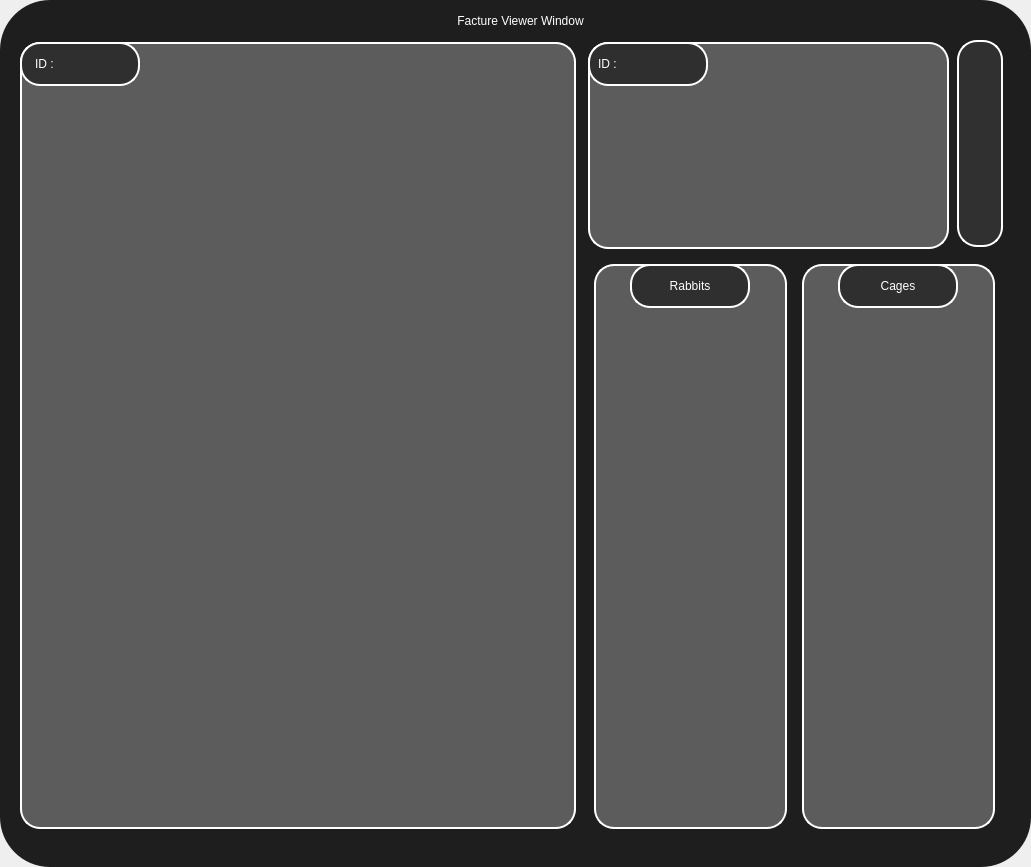
<?xml version="1.0" encoding="UTF-8"?>
<ui version="4.0">
 <class>Facture_View_Main</class>
 <widget class="QDialog" name="Facture_View_Main">
  <property name="geometry">
   <rect>
    <x>0</x>
    <y>0</y>
    <width>1031</width>
    <height>867</height>
   </rect>
  </property>
  <property name="minimumSize">
   <size>
    <width>1031</width>
    <height>867</height>
   </size>
  </property>
  <property name="maximumSize">
   <size>
    <width>1031</width>
    <height>867</height>
   </size>
  </property>
  <property name="windowTitle">
   <string>Dialog</string>
  </property>
  <property name="styleSheet">
   <string notr="true"/>
  </property>
  <widget class="QFrame" name="Infos_Frame">
   <property name="enabled">
    <bool>true</bool>
   </property>
   <property name="geometry">
    <rect>
     <x>588</x>
     <y>42</y>
     <width>361</width>
     <height>207</height>
    </rect>
   </property>
   <property name="minimumSize">
    <size>
     <width>361</width>
     <height>207</height>
    </size>
   </property>
   <property name="maximumSize">
    <size>
     <width>361</width>
     <height>207</height>
    </size>
   </property>
   <property name="styleSheet">
    <string notr="true">QWidget{
	background-color: #5C5C5C;
	color: rgb(255, 255, 255);
	font: 75 18pt &quot;Acme&quot;;
	border: 2px solid #ffffff;
	border-style: outset;
    	border-radius: 20px;
}</string>
   </property>
   <property name="frameShape">
    <enum>QFrame::StyledPanel</enum>
   </property>
   <property name="frameShadow">
    <enum>QFrame::Raised</enum>
   </property>
   <widget class="QLabel" name="Customer_Name_Label">
    <property name="geometry">
     <rect>
      <x>50</x>
      <y>51</y>
      <width>301</width>
      <height>21</height>
     </rect>
    </property>
    <property name="minimumSize">
     <size>
      <width>301</width>
      <height>21</height>
     </size>
    </property>
    <property name="maximumSize">
     <size>
      <width>301</width>
      <height>21</height>
     </size>
    </property>
    <property name="styleSheet">
     <string notr="true">border: none;
background-color: rgba(0, 0, 0, 0);
color: rgb(255, 255, 255);
font: 75 15pt &quot;Acme&quot;;</string>
    </property>
    <property name="text">
     <string/>
    </property>
   </widget>
   <widget class="QLabel" name="Customer_Phone_Label">
    <property name="geometry">
     <rect>
      <x>50</x>
      <y>86</y>
      <width>301</width>
      <height>21</height>
     </rect>
    </property>
    <property name="minimumSize">
     <size>
      <width>301</width>
      <height>21</height>
     </size>
    </property>
    <property name="maximumSize">
     <size>
      <width>301</width>
      <height>21</height>
     </size>
    </property>
    <property name="styleSheet">
     <string notr="true">QLabel {
border: none;
background-color: rgba(0, 0, 0, 0);
color: rgb(255, 255, 255);
font: 75 15pt &quot;Acme&quot;;
}</string>
    </property>
    <property name="text">
     <string/>
    </property>
   </widget>
   <widget class="QLabel" name="Customer_Gender_Label">
    <property name="geometry">
     <rect>
      <x>50</x>
      <y>121</y>
      <width>301</width>
      <height>21</height>
     </rect>
    </property>
    <property name="minimumSize">
     <size>
      <width>301</width>
      <height>21</height>
     </size>
    </property>
    <property name="maximumSize">
     <size>
      <width>301</width>
      <height>21</height>
     </size>
    </property>
    <property name="styleSheet">
     <string notr="true">QLabel {
border: none;
background-color: rgba(0, 0, 0, 0);
color: rgb(255, 255, 255);
font: 75 15pt &quot;Acme&quot;;
}</string>
    </property>
    <property name="text">
     <string/>
    </property>
   </widget>
   <widget class="QLabel" name="Customer_Address_Label">
    <property name="geometry">
     <rect>
      <x>50</x>
      <y>159</y>
      <width>301</width>
      <height>21</height>
     </rect>
    </property>
    <property name="minimumSize">
     <size>
      <width>301</width>
      <height>21</height>
     </size>
    </property>
    <property name="maximumSize">
     <size>
      <width>230</width>
      <height>21</height>
     </size>
    </property>
    <property name="styleSheet">
     <string notr="true">QLabel {
border: none;
background-color: rgba(0, 0, 0, 0);
color: rgb(255, 255, 255);
font: 75 15pt &quot;Acme&quot;;
}</string>
    </property>
    <property name="text">
     <string/>
    </property>
    <property name="scaledContents">
     <bool>true</bool>
    </property>
    <property name="wordWrap">
     <bool>false</bool>
    </property>
   </widget>
   <widget class="QLabel" name="Customer_Name_Icon">
    <property name="geometry">
     <rect>
      <x>20</x>
      <y>51</y>
      <width>21</width>
      <height>21</height>
     </rect>
    </property>
    <property name="minimumSize">
     <size>
      <width>21</width>
      <height>21</height>
     </size>
    </property>
    <property name="maximumSize">
     <size>
      <width>21</width>
      <height>21</height>
     </size>
    </property>
    <property name="styleSheet">
     <string notr="true">border: none;
background-color: rgba(0, 0, 0, 0);
color: rgb(255, 255, 255);
font: 75 18pt &quot;Acme&quot;;</string>
    </property>
    <property name="text">
     <string/>
    </property>
    <property name="pixmap">
     <pixmap resource="resources.qrc">:/Icons/Customer_Whitre.png</pixmap>
    </property>
    <property name="scaledContents">
     <bool>true</bool>
    </property>
    <property name="alignment">
     <set>Qt::AlignCenter</set>
    </property>
    <property name="wordWrap">
     <bool>false</bool>
    </property>
   </widget>
   <widget class="QLabel" name="Customer_Phone_Icon">
    <property name="geometry">
     <rect>
      <x>20</x>
      <y>86</y>
      <width>21</width>
      <height>21</height>
     </rect>
    </property>
    <property name="minimumSize">
     <size>
      <width>21</width>
      <height>21</height>
     </size>
    </property>
    <property name="maximumSize">
     <size>
      <width>21</width>
      <height>21</height>
     </size>
    </property>
    <property name="styleSheet">
     <string notr="true">border: none;
background-color: rgba(0, 0, 0, 0);
color: rgb(255, 255, 255);
font: 75 18pt &quot;Acme&quot;;</string>
    </property>
    <property name="text">
     <string/>
    </property>
    <property name="pixmap">
     <pixmap resource="resources.qrc">:/Icons/Phone_White.png</pixmap>
    </property>
    <property name="scaledContents">
     <bool>true</bool>
    </property>
    <property name="alignment">
     <set>Qt::AlignCenter</set>
    </property>
   </widget>
   <widget class="QLabel" name="Customer_Gender_Icon">
    <property name="geometry">
     <rect>
      <x>20</x>
      <y>121</y>
      <width>21</width>
      <height>21</height>
     </rect>
    </property>
    <property name="minimumSize">
     <size>
      <width>21</width>
      <height>21</height>
     </size>
    </property>
    <property name="maximumSize">
     <size>
      <width>21</width>
      <height>21</height>
     </size>
    </property>
    <property name="styleSheet">
     <string notr="true">border: none;
background-color: rgba(0, 0, 0, 0);
color: rgb(255, 255, 255);
font: 75 18pt &quot;Acme&quot;;</string>
    </property>
    <property name="text">
     <string/>
    </property>
    <property name="pixmap">
     <pixmap resource="resources.qrc">:/Icons/Gender_White.png</pixmap>
    </property>
    <property name="scaledContents">
     <bool>true</bool>
    </property>
    <property name="alignment">
     <set>Qt::AlignCenter</set>
    </property>
   </widget>
   <widget class="QLabel" name="Customer_Address_Icon">
    <property name="geometry">
     <rect>
      <x>20</x>
      <y>159</y>
      <width>21</width>
      <height>21</height>
     </rect>
    </property>
    <property name="minimumSize">
     <size>
      <width>21</width>
      <height>21</height>
     </size>
    </property>
    <property name="maximumSize">
     <size>
      <width>21</width>
      <height>21</height>
     </size>
    </property>
    <property name="styleSheet">
     <string notr="true">border: none;
background-color: rgba(0, 0, 0, 0);
color: rgb(255, 255, 255);
font: 75 18pt &quot;Acme&quot;;</string>
    </property>
    <property name="text">
     <string/>
    </property>
    <property name="pixmap">
     <pixmap resource="resources.qrc">:/Icons/Address_White.png</pixmap>
    </property>
    <property name="scaledContents">
     <bool>true</bool>
    </property>
    <property name="alignment">
     <set>Qt::AlignCenter</set>
    </property>
   </widget>
   <widget class="QFrame" name="Customer_ID_Frame">
    <property name="enabled">
     <bool>true</bool>
    </property>
    <property name="geometry">
     <rect>
      <x>0</x>
      <y>0</y>
      <width>120</width>
      <height>44</height>
     </rect>
    </property>
    <property name="minimumSize">
     <size>
      <width>120</width>
      <height>44</height>
     </size>
    </property>
    <property name="maximumSize">
     <size>
      <width>120</width>
      <height>44</height>
     </size>
    </property>
    <property name="styleSheet">
     <string notr="true">QWidget{
	background-color: #2F2F2F;
	color: rgb(255, 255, 255);
	border: 2px solid #ffffff;
	border-style: outset;
    	border-radius: 20px;
}</string>
    </property>
    <property name="frameShape">
     <enum>QFrame::StyledPanel</enum>
    </property>
    <property name="frameShadow">
     <enum>QFrame::Raised</enum>
    </property>
    <widget class="QLabel" name="Customer_ID_Label">
     <property name="geometry">
      <rect>
       <x>10</x>
       <y>6</y>
       <width>100</width>
       <height>31</height>
      </rect>
     </property>
     <property name="minimumSize">
      <size>
       <width>100</width>
       <height>31</height>
      </size>
     </property>
     <property name="maximumSize">
      <size>
       <width>100</width>
       <height>31</height>
      </size>
     </property>
     <property name="styleSheet">
      <string notr="true">QLabel {
border: none;
background-color: rgba(0, 0, 0, 0);
color: rgb(255, 255, 255);
font: 75 18pt &quot;Acme&quot;;
}</string>
     </property>
     <property name="text">
      <string>ID :</string>
     </property>
    </widget>
   </widget>
  </widget>
  <widget class="QFrame" name="Activity_Frame">
   <property name="geometry">
    <rect>
     <x>957</x>
     <y>40</y>
     <width>46</width>
     <height>207</height>
    </rect>
   </property>
   <property name="styleSheet">
    <string notr="true">QWidget{
	background-color: rgb(48, 48, 48);
	color: rgb(255, 255, 255);
	border: 2px solid #ffffff;
	border-style: outset;
    	border-radius: 20px;
}</string>
   </property>
   <property name="frameShape">
    <enum>QFrame::StyledPanel</enum>
   </property>
   <property name="frameShadow">
    <enum>QFrame::Raised</enum>
   </property>
   <widget class="QPushButton" name="Exit_Customer_View">
    <property name="enabled">
     <bool>true</bool>
    </property>
    <property name="geometry">
     <rect>
      <x>7</x>
      <y>35</y>
      <width>33</width>
      <height>33</height>
     </rect>
    </property>
    <property name="minimumSize">
     <size>
      <width>33</width>
      <height>33</height>
     </size>
    </property>
    <property name="maximumSize">
     <size>
      <width>33</width>
      <height>33</height>
     </size>
    </property>
    <property name="font">
     <font>
      <family>Orbitron</family>
      <pointsize>9</pointsize>
      <weight>50</weight>
      <italic>false</italic>
      <bold>false</bold>
     </font>
    </property>
    <property name="cursor">
     <cursorShape>ArrowCursor</cursorShape>
    </property>
    <property name="styleSheet">
     <string notr="true">QPushButton {
	border: none;
	background-color:rgba(0, 0, 0, 0);
	image: url(:/Icons/Exit_Red.png);
}
QPushButton:hover {
	border: none;
	background-color:rgba(0, 0, 0, 0);
	image: url(:/Icons/Exit_Mix.png);
}

QPushButton:pressed {
	border: none;
	background-color:rgba(0, 0, 0, 0);
	image: url(:/Icons/Exit_White.png);
}</string>
    </property>
    <property name="text">
     <string/>
    </property>
    <property name="iconSize">
     <size>
      <width>20</width>
      <height>20</height>
     </size>
    </property>
    <property name="shortcut">
     <string>Esc</string>
    </property>
    <property name="checkable">
     <bool>false</bool>
    </property>
    <property name="autoRepeat">
     <bool>false</bool>
    </property>
    <property name="autoExclusive">
     <bool>false</bool>
    </property>
    <property name="autoRepeatDelay">
     <number>50</number>
    </property>
    <property name="autoRepeatInterval">
     <number>10</number>
    </property>
   </widget>
   <widget class="QPushButton" name="Delete_Facture">
    <property name="enabled">
     <bool>true</bool>
    </property>
    <property name="geometry">
     <rect>
      <x>7</x>
      <y>139</y>
      <width>33</width>
      <height>33</height>
     </rect>
    </property>
    <property name="minimumSize">
     <size>
      <width>33</width>
      <height>33</height>
     </size>
    </property>
    <property name="maximumSize">
     <size>
      <width>33</width>
      <height>33</height>
     </size>
    </property>
    <property name="font">
     <font>
      <family>Orbitron</family>
      <pointsize>9</pointsize>
      <weight>50</weight>
      <italic>false</italic>
      <bold>false</bold>
     </font>
    </property>
    <property name="cursor">
     <cursorShape>ArrowCursor</cursorShape>
    </property>
    <property name="styleSheet">
     <string notr="true">QPushButton {
	border: none;
	background-color:rgba(0, 0, 0, 0);
	image: url(:/Icons/Delete_Pink.png);
}
QPushButton:hover {
	border: none;
	background-color:rgba(0, 0, 0, 0);
	image: url(:/Icons/Delete_Mix.png);
}

QPushButton:pressed {
	border: none;
	background-color:rgba(0, 0, 0, 0);
	image: url(:/Icons/Delete_White.png);
}</string>
    </property>
    <property name="text">
     <string/>
    </property>
    <property name="iconSize">
     <size>
      <width>20</width>
      <height>20</height>
     </size>
    </property>
    <property name="shortcut">
     <string>Del</string>
    </property>
    <property name="checkable">
     <bool>false</bool>
    </property>
    <property name="autoRepeat">
     <bool>false</bool>
    </property>
    <property name="autoExclusive">
     <bool>false</bool>
    </property>
    <property name="autoRepeatDelay">
     <number>50</number>
    </property>
    <property name="autoRepeatInterval">
     <number>10</number>
    </property>
   </widget>
  </widget>
  <widget class="QFrame" name="Background">
   <property name="geometry">
    <rect>
     <x>0</x>
     <y>0</y>
     <width>1031</width>
     <height>867</height>
    </rect>
   </property>
   <property name="minimumSize">
    <size>
     <width>1031</width>
     <height>867</height>
    </size>
   </property>
   <property name="maximumSize">
    <size>
     <width>1031</width>
     <height>867</height>
    </size>
   </property>
   <property name="styleSheet">
    <string notr="true">QWidget{
	background-color: rgb(30, 30, 30);
	color: rgb(255, 255, 255);
	font: 75 9pt &quot;Orbitron&quot;;
	border-style: outset;
    	border-radius: 50px;
}</string>
   </property>
   <property name="frameShape">
    <enum>QFrame::StyledPanel</enum>
   </property>
   <property name="frameShadow">
    <enum>QFrame::Raised</enum>
   </property>
   <widget class="QFrame" name="Facture_A4_Frame">
    <property name="geometry">
     <rect>
      <x>20</x>
      <y>42</y>
      <width>556</width>
      <height>787</height>
     </rect>
    </property>
    <property name="minimumSize">
     <size>
      <width>556</width>
      <height>787</height>
     </size>
    </property>
    <property name="maximumSize">
     <size>
      <width>556</width>
      <height>787</height>
     </size>
    </property>
    <property name="styleSheet">
     <string notr="true">QWidget{
	background-color: #5C5C5C;
	color: rgb(255, 255, 255);
	font: 75 18pt &quot;Acme&quot;;
	border: 2px solid #ffffff;
	border-style: outset;
    	border-radius: 20px;
}</string>
    </property>
    <property name="frameShape">
     <enum>QFrame::StyledPanel</enum>
    </property>
    <property name="frameShadow">
     <enum>QFrame::Raised</enum>
    </property>
    <widget class="QLabel" name="Facture_Label">
     <property name="geometry">
      <rect>
       <x>10</x>
       <y>10</y>
       <width>536</width>
       <height>767</height>
      </rect>
     </property>
     <property name="minimumSize">
      <size>
       <width>536</width>
       <height>767</height>
      </size>
     </property>
     <property name="maximumSize">
      <size>
       <width>536</width>
       <height>767</height>
      </size>
     </property>
     <property name="styleSheet">
      <string notr="true">QWidget{
	background-color: #5C5C5C;
	color: rgb(255, 255, 255);
	font: 75 18pt &quot;Acme&quot;;
	border: none;
}</string>
     </property>
     <property name="text">
      <string/>
     </property>
     <property name="alignment">
      <set>Qt::AlignCenter</set>
     </property>
    </widget>
    <widget class="QFrame" name="ID_Frame">
     <property name="enabled">
      <bool>true</bool>
     </property>
     <property name="geometry">
      <rect>
       <x>0</x>
       <y>0</y>
       <width>120</width>
       <height>44</height>
      </rect>
     </property>
     <property name="minimumSize">
      <size>
       <width>120</width>
       <height>44</height>
      </size>
     </property>
     <property name="maximumSize">
      <size>
       <width>120</width>
       <height>44</height>
      </size>
     </property>
     <property name="styleSheet">
      <string notr="true">QWidget{
	background-color: #2F2F2F;
	color: rgb(255, 255, 255);
	border: 2px solid #ffffff;
	border-style: outset;
    	border-radius: 20px;
}</string>
     </property>
     <property name="frameShape">
      <enum>QFrame::StyledPanel</enum>
     </property>
     <property name="frameShadow">
      <enum>QFrame::Raised</enum>
     </property>
     <widget class="QLabel" name="ID_Label">
      <property name="geometry">
       <rect>
        <x>15</x>
        <y>6</y>
        <width>100</width>
        <height>31</height>
       </rect>
      </property>
      <property name="minimumSize">
       <size>
        <width>100</width>
        <height>31</height>
       </size>
      </property>
      <property name="maximumSize">
       <size>
        <width>100</width>
        <height>31</height>
       </size>
      </property>
      <property name="styleSheet">
       <string notr="true">QLabel {
border: none;
background-color: rgba(0, 0, 0, 0);
color: rgb(255, 255, 255);
font: 75 18pt &quot;Acme&quot;;
}</string>
      </property>
      <property name="text">
       <string>ID : </string>
      </property>
     </widget>
    </widget>
   </widget>
   <widget class="QFrame" name="Facture_Rabbits_Frame">
    <property name="geometry">
     <rect>
      <x>594</x>
      <y>264</y>
      <width>193</width>
      <height>565</height>
     </rect>
    </property>
    <property name="minimumSize">
     <size>
      <width>193</width>
      <height>565</height>
     </size>
    </property>
    <property name="maximumSize">
     <size>
      <width>193</width>
      <height>565</height>
     </size>
    </property>
    <property name="styleSheet">
     <string notr="true">QWidget{
	background-color: #5C5C5C;
	color: rgb(255, 255, 255);
	font: 75 18pt &quot;Acme&quot;;
	border: 2px solid #ffffff;
	border-style: outset;
    	border-radius: 20px;
}</string>
    </property>
    <property name="frameShape">
     <enum>QFrame::StyledPanel</enum>
    </property>
    <property name="frameShadow">
     <enum>QFrame::Raised</enum>
    </property>
    <widget class="QFrame" name="RabbitsLabel_Frame">
     <property name="enabled">
      <bool>true</bool>
     </property>
     <property name="geometry">
      <rect>
       <x>36</x>
       <y>0</y>
       <width>120</width>
       <height>44</height>
      </rect>
     </property>
     <property name="minimumSize">
      <size>
       <width>120</width>
       <height>44</height>
      </size>
     </property>
     <property name="maximumSize">
      <size>
       <width>120</width>
       <height>44</height>
      </size>
     </property>
     <property name="styleSheet">
      <string notr="true">QWidget{
	background-color: #2F2F2F;
	color: rgb(255, 255, 255);
	border: 2px solid #ffffff;
	border-style: outset;
    	border-radius: 20px;
}</string>
     </property>
     <property name="frameShape">
      <enum>QFrame::StyledPanel</enum>
     </property>
     <property name="frameShadow">
      <enum>QFrame::Raised</enum>
     </property>
     <widget class="QLabel" name="Rabbit_Label">
      <property name="geometry">
       <rect>
        <x>10</x>
        <y>6</y>
        <width>100</width>
        <height>31</height>
       </rect>
      </property>
      <property name="minimumSize">
       <size>
        <width>100</width>
        <height>31</height>
       </size>
      </property>
      <property name="maximumSize">
       <size>
        <width>100</width>
        <height>31</height>
       </size>
      </property>
      <property name="styleSheet">
       <string notr="true">QLabel {
border: none;
background-color: rgba(0, 0, 0, 0);
color: rgb(255, 255, 255);
font: 75 18pt &quot;Acme&quot;;
}</string>
      </property>
      <property name="text">
       <string>Rabbits</string>
      </property>
      <property name="alignment">
       <set>Qt::AlignCenter</set>
      </property>
     </widget>
    </widget>
    <widget class="QScrollArea" name="Facture_Rabbits_ScrollArea">
     <property name="geometry">
      <rect>
       <x>11</x>
       <y>62</y>
       <width>171</width>
       <height>481</height>
      </rect>
     </property>
     <property name="styleSheet">
      <string notr="true">QWidget{
	background-color: #5C5C5C;
	color: rgb(255, 255, 255);
	font: 75 18pt &quot;Acme&quot;;
	border: none;
	border-style: outset;
    	border-radius: 20px;
}</string>
     </property>
     <property name="verticalScrollBarPolicy">
      <enum>Qt::ScrollBarAlwaysOff</enum>
     </property>
     <property name="horizontalScrollBarPolicy">
      <enum>Qt::ScrollBarAlwaysOff</enum>
     </property>
     <property name="widgetResizable">
      <bool>true</bool>
     </property>
     <widget class="QWidget" name="Facture_Rabbits_ScrollArea_Widget">
      <property name="geometry">
       <rect>
        <x>0</x>
        <y>0</y>
        <width>171</width>
        <height>481</height>
       </rect>
      </property>
      <widget class="QWidget" name="gridLayoutWidget">
       <property name="geometry">
        <rect>
         <x>5</x>
         <y>0</y>
         <width>161</width>
         <height>481</height>
        </rect>
       </property>
       <layout class="QGridLayout" name="GridRabbits_ScrollArea"/>
      </widget>
     </widget>
    </widget>
   </widget>
   <widget class="QFrame" name="Facture_Cages_Frame">
    <property name="geometry">
     <rect>
      <x>802</x>
      <y>264</y>
      <width>193</width>
      <height>565</height>
     </rect>
    </property>
    <property name="minimumSize">
     <size>
      <width>193</width>
      <height>565</height>
     </size>
    </property>
    <property name="maximumSize">
     <size>
      <width>193</width>
      <height>565</height>
     </size>
    </property>
    <property name="styleSheet">
     <string notr="true">QWidget{
	background-color: #5C5C5C;
	color: rgb(255, 255, 255);
	font: 75 18pt &quot;Acme&quot;;
	border: 2px solid #ffffff;
	border-style: outset;
    	border-radius: 20px;
}</string>
    </property>
    <property name="frameShape">
     <enum>QFrame::StyledPanel</enum>
    </property>
    <property name="frameShadow">
     <enum>QFrame::Raised</enum>
    </property>
    <widget class="QFrame" name="CagesLabel_Frame">
     <property name="enabled">
      <bool>true</bool>
     </property>
     <property name="geometry">
      <rect>
       <x>36</x>
       <y>0</y>
       <width>120</width>
       <height>44</height>
      </rect>
     </property>
     <property name="minimumSize">
      <size>
       <width>120</width>
       <height>44</height>
      </size>
     </property>
     <property name="maximumSize">
      <size>
       <width>120</width>
       <height>44</height>
      </size>
     </property>
     <property name="styleSheet">
      <string notr="true">QWidget{
	background-color: #2F2F2F;
	color: rgb(255, 255, 255);
	border: 2px solid #ffffff;
	border-style: outset;
    	border-radius: 20px;
}</string>
     </property>
     <property name="frameShape">
      <enum>QFrame::StyledPanel</enum>
     </property>
     <property name="frameShadow">
      <enum>QFrame::Raised</enum>
     </property>
     <widget class="QLabel" name="CagesLabel">
      <property name="geometry">
       <rect>
        <x>10</x>
        <y>6</y>
        <width>100</width>
        <height>31</height>
       </rect>
      </property>
      <property name="minimumSize">
       <size>
        <width>100</width>
        <height>31</height>
       </size>
      </property>
      <property name="maximumSize">
       <size>
        <width>100</width>
        <height>31</height>
       </size>
      </property>
      <property name="styleSheet">
       <string notr="true">QLabel {
border: none;
background-color: rgba(0, 0, 0, 0);
color: rgb(255, 255, 255);
font: 75 18pt &quot;Acme&quot;;
}</string>
      </property>
      <property name="text">
       <string>Cages</string>
      </property>
      <property name="alignment">
       <set>Qt::AlignCenter</set>
      </property>
     </widget>
    </widget>
    <widget class="QScrollArea" name="Facture_Cages_ScrollArea">
     <property name="geometry">
      <rect>
       <x>11</x>
       <y>62</y>
       <width>171</width>
       <height>481</height>
      </rect>
     </property>
     <property name="styleSheet">
      <string notr="true">QWidget{
	background-color: #5C5C5C;
	color: rgb(255, 255, 255);
	font: 75 18pt &quot;Acme&quot;;
	border: none;
	border-style: outset;
    	border-radius: 20px;
}</string>
     </property>
     <property name="verticalScrollBarPolicy">
      <enum>Qt::ScrollBarAlwaysOff</enum>
     </property>
     <property name="horizontalScrollBarPolicy">
      <enum>Qt::ScrollBarAlwaysOff</enum>
     </property>
     <property name="widgetResizable">
      <bool>true</bool>
     </property>
     <widget class="QWidget" name="Facture_Cages_ScrollArea_Widget">
      <property name="geometry">
       <rect>
        <x>0</x>
        <y>0</y>
        <width>171</width>
        <height>481</height>
       </rect>
      </property>
      <widget class="QWidget" name="gridLayoutWidget_2">
       <property name="geometry">
        <rect>
         <x>8</x>
         <y>0</y>
         <width>161</width>
         <height>481</height>
        </rect>
       </property>
       <layout class="QGridLayout" name="GridCages_ScrollArea"/>
      </widget>
     </widget>
    </widget>
   </widget>
   <widget class="QLabel" name="Title">
    <property name="geometry">
     <rect>
      <x>40</x>
      <y>10</y>
      <width>961</width>
      <height>21</height>
     </rect>
    </property>
    <property name="minimumSize">
     <size>
      <width>301</width>
      <height>21</height>
     </size>
    </property>
    <property name="maximumSize">
     <size>
      <width>1000</width>
      <height>21</height>
     </size>
    </property>
    <property name="styleSheet">
     <string notr="true">border: none;
background-color: rgba(0, 0, 0, 0);
color: rgb(255, 255, 255);
font: 75 15pt &quot;Acme&quot;;</string>
    </property>
    <property name="text">
     <string>Facture Viewer Window</string>
    </property>
    <property name="alignment">
     <set>Qt::AlignCenter</set>
    </property>
   </widget>
  </widget>
  <zorder>Background</zorder>
  <zorder>Infos_Frame</zorder>
  <zorder>Activity_Frame</zorder>
 </widget>
 <resources>
  <include location="resources.qrc"/>
 </resources>
 <connections>
  <connection>
   <sender>Exit_Customer_View</sender>
   <signal>clicked()</signal>
   <receiver>Facture_View_Main</receiver>
   <slot>close()</slot>
   <hints>
    <hint type="sourcelabel">
     <x>955</x>
     <y>38</y>
    </hint>
    <hint type="destinationlabel">
     <x>501</x>
     <y>399</y>
    </hint>
   </hints>
  </connection>
 </connections>
</ui>
